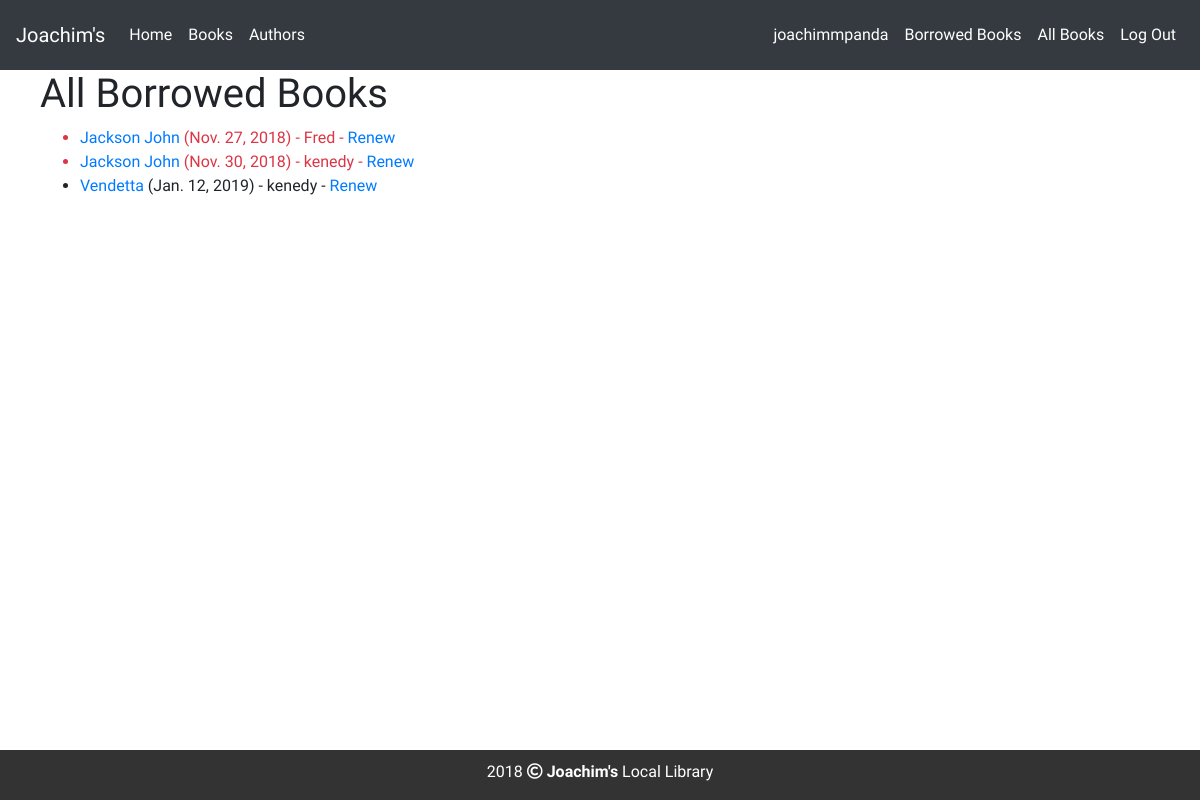
Page /catalog/borrowed/ (signed in) on the committed database.
### catalog/models.py (models this page shows, shortened)
class BookInstance(models.Model):
    id = models.UUIDField(primary_key=True, default=uuid.uuid4,
                          help_text='Unique ID for this particular book across whole library')
    book = models.ForeignKey('Book', on_delete=models.SET_NULL, null=True)
    imprint = models.CharField(max_length=200)
    due_back = models.DateField(null=True, blank=True)
    borrower = models.ForeignKey(User, on_delete=models.SET_NULL, null=True, blank=True)
    class Meta:
        ordering = ['due_back']
        permissions = (("can_mark_returned", "Set book as returned"),)
    LOAN_STATUS = (
        ('m', 'Maintenance'),
        ('o', 'On loan'),
        ('a', 'Available'),
        ('r', 'Reserved'),
    )
    status = models.CharField(
        max_length=1,
        choices=LOAN_STATUS,
        blank=True,
        default='m',
        help_text='Book availability',
    )
    @property
    def is_overdue(self):
        if self.due_back and date.today() > self.due_back:
            return True
        return False

class Book(models.Model):
    title = models.CharField(max_length=200)
    author = models.ForeignKey('Author', on_delete=models.SET_NULL, null=True)
    summary = models.TextField(max_length=1000, help_text='Enter a brief description of the book')
    isbn = models.CharField('ISBN', max_length=13,
                            help_text='13 Character <a href="https://www.isbn-international.org/content/what-isbn">ISBN number</a>')
    genre = models.ManyToManyField(Genre, help_text='Select a genre for this book')
    def display_genre(self):
        """Create a string for the Genre. This is required to display genre in Admin."""
        return ', '.join(genre.name for genre in self.genre.all()[:3])
    display_genre.short_description = 'Genre'

### catalog/views.py (the view)
# urls.py: path(r'borrowed/', views.LoanedBooksAllListView.as_view(), name='all-borrowed'),
class LoanedBooksAllListView(PermissionRequiredMixin, generic.ListView):
    model = BookInstance
    permission_required = 'catalog.can_mark_returned'
    template_name = 'catalog/bookinstance_list_borrowed_all.html'
    paginate_by = 10
    def get_queryset(self):
        return BookInstance.objects.filter(status__exact='o').order_by('due_back')

### catalog/templates/catalog/bookinstance_list_borrowed_all.html
{% extends "base_generic.html" %}
{% block content %}
    <h1>All Borrowed Books</h1>
    {% if bookinstance_list %}
    <ul>
      {% for bookinst in bookinstance_list %}
      <li class="{% if bookinst.is_overdue %}text-danger{% endif %}">
        <a href="{% url 'book-detail' bookinst.book.pk %}">{{bookinst.book.title}}</a> ({{ bookinst.due_back }}) {% if user.is_staff %}- {{ bookinst.borrower }}{% endif %} {% if perms.catalog.can_mark_returned %}- <a href="{% url 'renew-book-librarian' bookinst.id %}">Renew</a>  {% endif %}
      </li>
      {% endfor %}
    </ul>
    {% else %}
      <p>There are no books borrowed.</p>
    {% endif %}
{% endblock %}

### catalog/templates/base_generic.html (shortened to what this page needs)
<!DOCTYPE html>
<html lang="en">
<head>
  <link rel="stylesheet" href="https://stackpath.bootstrapcdn.com/bootstrap/4.1.3/css/bootstrap.min.css">
  <link rel="stylesheet" href="https://use.fontawesome.com/releases/v5.5.0/css/all.css">
  {% load static %}
  <link rel="stylesheet" type="text/css" href="{% static '../static/css/styles.css' %}">
</head>
<body>
<section class="top">
      {% block menu %}
      <nav class="navbar navbar-expand-lg navbar-dark bg-dark">
  <a class="navbar-brand mb-0 h1" href="#">Joachim's</a>
  <div class="collapse navbar-collapse" id="navbarSupportedContent">
    <ul class="navbar-nav mr-auto">
      <li class="nav-item active">
        <a class="nav-link" href="{% url 'index' %}">Home <span class="sr-only">(current)</span></a>
      </li>
      <li class="nav-item active">
        <a class="nav-link" href="{% url 'books' %}">Books</a>
      </li>
      <li class="nav-item active">
        <a class="nav-link" href="{% url 'authors' %}">Authors</a>
      </li>
    </ul>
    <ul class="navbar-nav justify-content-end">
      {% if user.is_authenticated %}
      <li class="nav-item active"><a class="nav-link" href="">{{ user.get_username }}</a></li>
      <li class="nav-item active"><a class="nav-link" href="{% url 'my-borrowed' %}">Borrowed Books</a></li>
      {% if user.is_staff %}
      {% if perms.catalog.can_mark_returned %}
      <li class="nav-item active"><a class="nav-link" href="{% url 'all-borrowed' %}">All Books</a></li>
      {% endif %}
      {% endif %}
      <li class="nav-item active"><a class="nav-link" href="{% url 'logout'%}?next={{request.path}}">Log Out</a></li>
       {% else %}
      <li class="nav-item active"><a class="nav-link" href="{% url 'login'%}?next={{request.path}}">Log In</a></li>
      {% endif %}
    </ul>
  </div>
</nav>
     {% endblock %}
      <div class="section2">
        {% block content %}{% endblock %}
      </div>
     {% block footer %}
<div class="footer">
  <p>2018 <i class="far fa-copyright"></i> <span class="jo">Joachim's</span> Local Library</p>
</div>
{% endblock %}
          </section>
</body>
</html>

### catalog/static/css/styles.css (style rules this page uses)
body { font-family: 'Pridi', serif; }
.navbar { height: 70px; }
.top { width: 100%; height: 100vh; }
.section2 { padding-left: 40px; padding-right: 40px; }
.footer { position: fixed; left: 0; bottom: 0; width: 100%; background-color: #333333 !important; margin-top: 15px; color: white; text-align: center; }
p { padding-top: 10px; }
.jo { font-weight: 600; }

### rows in the picture
BookInstance: book "Jackson John", due_back "Nov. 27, 2018", borrower "Fred"
BookInstance: book "Jackson John", due_back "Nov. 30, 2018", borrower "kenedy"
BookInstance: book "Vendetta", due_back "Jan. 12, 2019", borrower "kenedy"

### other values in the picture
{{ user.get_username }} "joachimmpanda"
